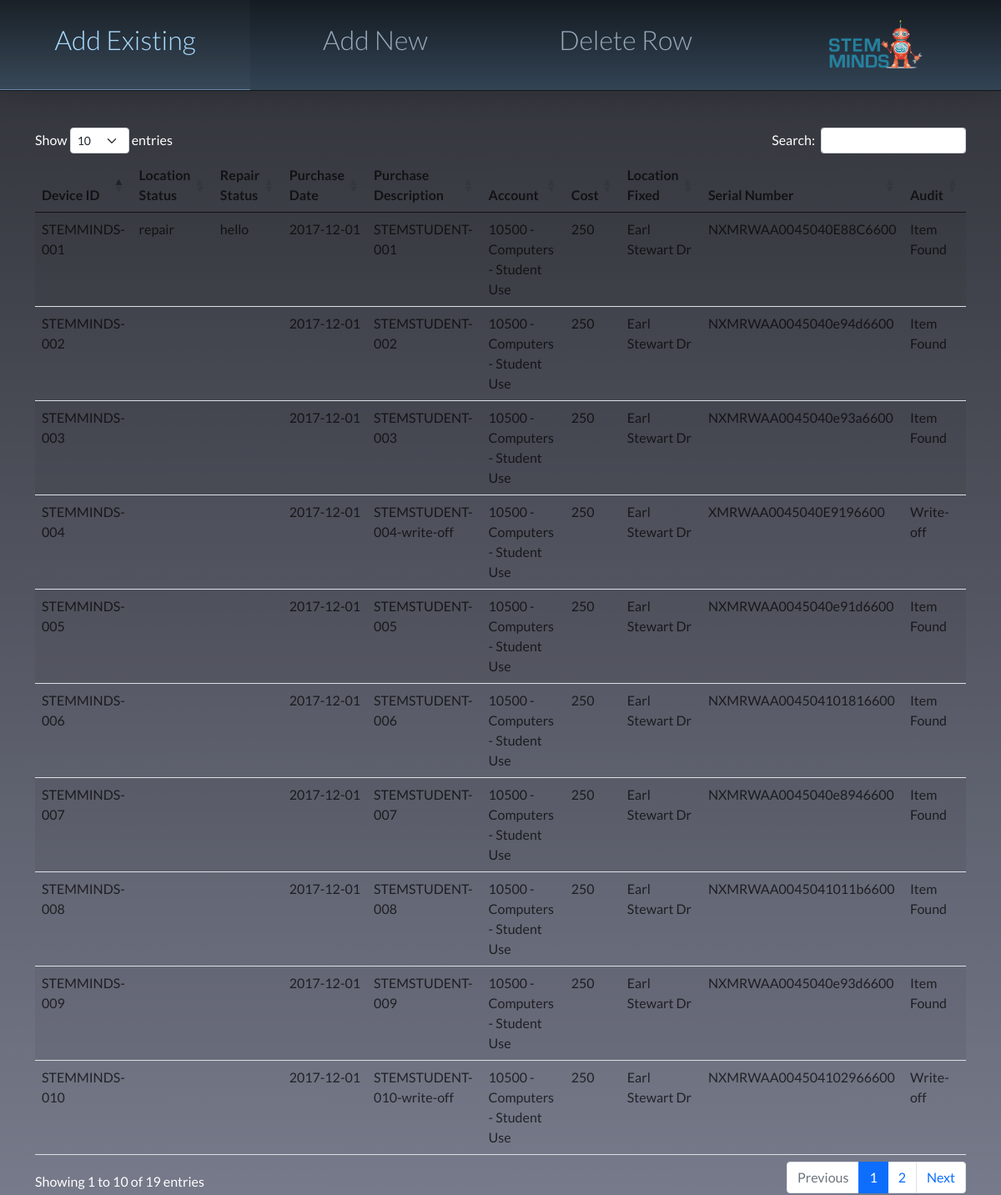
The page / on the database its author committed.
### tables this page shows
CREATE TABLE inventory (
   device_id  TEXT NULL,
   location_status TEXT NULL,
   repair_status  TEXT NULL,
   purchase_date  TEXT NULL,
   purchase_description  TEXT NULL,
   account  TEXT NULL,
   cost  INT NULL,
   location_fixed  TEXT NULL,
   serial_number  TEXT NULL,
   audit  TEXT NULL,
   UNIQUE (device_id, location_status, repair_status, purchase_date, purchase_description, account, cost, location_fixed, serial_number, audit) ON CONFLICT IGNORE
);

### app.py (the view)
@app.route('/')
def index():
    cur.execute("select * from inventory")
    data = cur.fetchall()
    return render_template('index.html', value = data)

### templates/index.html (shortened to what this page needs)
{% extends "base.html" %}
{% block content %}
<header id="header">
  <nav class="links" style="--items: 4;">
      <a href="exist.html">Add Existing</a>
      <a href="update.html">Add New</a>
      <a href="delete.html">Delete Row</a>
      <a href="https://www.stemminds.com/" target="_blank"><img src="/static/logo.png" height="60px"></a>
      <span class="line"></span>
  </nav>
</header>
 <br>
 <br>
 <br>
 <br>
 <br>
<div class="d">
  <table id="data" class="table table-striped" style="justify-content: center;">
    <thead>
        <tr>
          <th>Device ID</th>
          <th>Location Status</th>
          <th>Repair Status</th>
          <th>Purchase Date</th>
          <th>Purchase Description</th>
          <th>Account</th>
          <th>Cost</th>
          <th>Location Fixed</th>
          <th>Serial Number</th>
          <th>Audit</th>
        </tr>
      </thead>
      <tbody>
        {% for row in value %}
        <tr>
          <td> {{ row[0] }}</td>
          <td> {{ row[1] }}</td>
          <td> {{ row[2] }}</td>
          <td> {{ row[3] }}</td>
          <td> {{ row[4] }}</td>
          <td> {{ row[5] }}</td>
          <td> {{ row[6] }}</td>
          <td> {{ row[7] }}</td>
          <td> {{ row[8] }}</td>
          <td> {{ row[9] }}</td>
        </tr>
        {% endfor %}
      </tbody>
  </table>
</div>
{% endblock %}

### templates/base.html (shortened to what this page needs)
<!doctype html>
<html>
  <head>
    <link href="https://cdn.jsdelivr.net/npm/bootstrap@5.0.1/dist/css/bootstrap.min.css" rel="stylesheet">
    <link rel="stylesheet" type="text/css" href="https://cdn.datatables.net/1.10.25/css/dataTables.bootstrap5.css">
    <link rel="stylesheet" href="{{url_for('static',filename='style.css')}}">
  </head>
  <body>
    <div class="container">
      {% block content %}{% endblock %}
    </div>
  </body>
</html>

### static/style.css (style rules this page uses)
html, body { margin: 0; padding: 0; }
html, body { min-height: 100%; }
body { background-color: #345; background-image: linear-gradient(to bottom, #0009, transparent); color: rgba(255,255,255,255); font-family: 'Lato', sans-serif; font-size: 100%; padding: 0 20px; box-sizing: border-box; overflow-y: hidden; height: 100vh; }
.links { background-color: #345; background-image: linear-gradient(to bottom, #0009, transparent); border-bottom: 1px solid #0003; box-shadow: 0 0 32px #0003; font-size: 2em; font-weight: 300; }
.links > a { color: #9ab; padding: .75em; text-align: center; text-decoration: none; transition: all .5s; }
.links > .line { background: #68a; height: 1px; pointer-events: none; }
#header { position: fixed; top: 0; left: 0; right: 0; }
.links { display: grid; grid-template-columns: repeat(var(--items), 1fr); position: relative; }
.links > .line { opacity: 0; transition: all .5s; position: absolute; bottom: 0; left: var(--left, calc(100% / var(--items) * (var(--index) - 1))); width: var(--width, calc(100% / var(--items))); --index: 0; }
body { background-color: rgba(118,122,138,255); }
table.dataTable thead .sorting:after, table.dataTable thead .sorting:before, table.dataTable thead .sorting_asc:after, table.dataTable thead .sorting_asc:before, table.dataTable thead .sorting_asc_disabled:after, table.dataTable thead .sorting_asc_disabled:before, table.dataTable thead .sorting_desc:after, table.dataTable thead .sorting_desc:before, table.dataTable thead .sorting_desc_disabled:after, table.dataTable thead .sorting_desc_disabled:before { bottom: .5em; }
td, th { color: rgba(0,0,0,0.7); }

### rows shown on the page
inventory: device "STEMMINDS-003", purchase_date "2017-12-01", purchase_description "STEMSTUDENT-003", account "10500 - Computers - Student Use", cost "250", location_fixed "Earl Stewart Dr", serial_number "NXMRWAA0045040e93a6600", audit "Item Found"
inventory: device "STEMMINDS-004", purchase_date "2017-12-01", purchase_description "STEMSTUDENT-004-write-off", account "10500 - Computers - Student Use", cost "250", location_fixed "Earl Stewart Dr", serial_number "XMRWAA0045040E9196600", audit "Write-off"
inventory: device "STEMMINDS-005", purchase_date "2017-12-01", purchase_description "STEMSTUDENT-005", account "10500 - Computers - Student Use", cost "250", location_fixed "Earl Stewart Dr", serial_number "NXMRWAA0045040e91d6600", audit "Item Found"
inventory: device "STEMMINDS-006", purchase_date "2017-12-01", purchase_description "STEMSTUDENT-006", account "10500 - Computers - Student Use", cost "250", location_fixed "Earl Stewart Dr", serial_number "NXMRWAA004504101816600", audit "Item Found"
inventory: device "STEMMINDS-007", purchase_date "2017-12-01", purchase_description "STEMSTUDENT-007", account "10500 - Computers - Student Use", cost "250", location_fixed "Earl Stewart Dr", serial_number "NXMRWAA0045040e8946600", audit "Item Found"
inventory: device "STEMMINDS-008", purchase_date "2017-12-01", purchase_description "STEMSTUDENT-008", account "10500 - Computers - Student Use", cost "250", location_fixed "Earl Stewart Dr", serial_number "NXMRWAA0045041011b6600", audit "Item Found"
inventory: device "STEMMINDS-009", purchase_date "2017-12-01", purchase_description "STEMSTUDENT-009", account "10500 - Computers - Student Use", cost "250", location_fixed "Earl Stewart Dr", serial_number "NXMRWAA0045040e93d6600", audit "Item Found"
inventory: device "STEMMINDS-010", purchase_date "2017-12-01", purchase_description "STEMSTUDENT-010-write-off", account "10500 - Computers - Student Use", cost "250", location_fixed "Earl Stewart Dr", serial_number "NXMRWAA004504102966600", audit "Write-off"
inventory: device "STEMMINDS-001", location_status "repair", repair_status "hello", purchase_date "2017-12-01", purchase_description "STEMSTUDENT-001", account "10500 - Computers - Student Use", cost "250", location_fixed "Earl Stewart Dr", serial_number "NXMRWAA0045040E88C6600", audit "Item Found"
inventory: device "STEMMINDS-002", purchase_date "2017-12-01", purchase_description "STEMSTUDENT-002", account "10500 - Computers - Student Use", cost "250", location_fixed "Earl Stewart Dr", serial_number "NXMRWAA0045040e94d6600", audit "Item Found"
